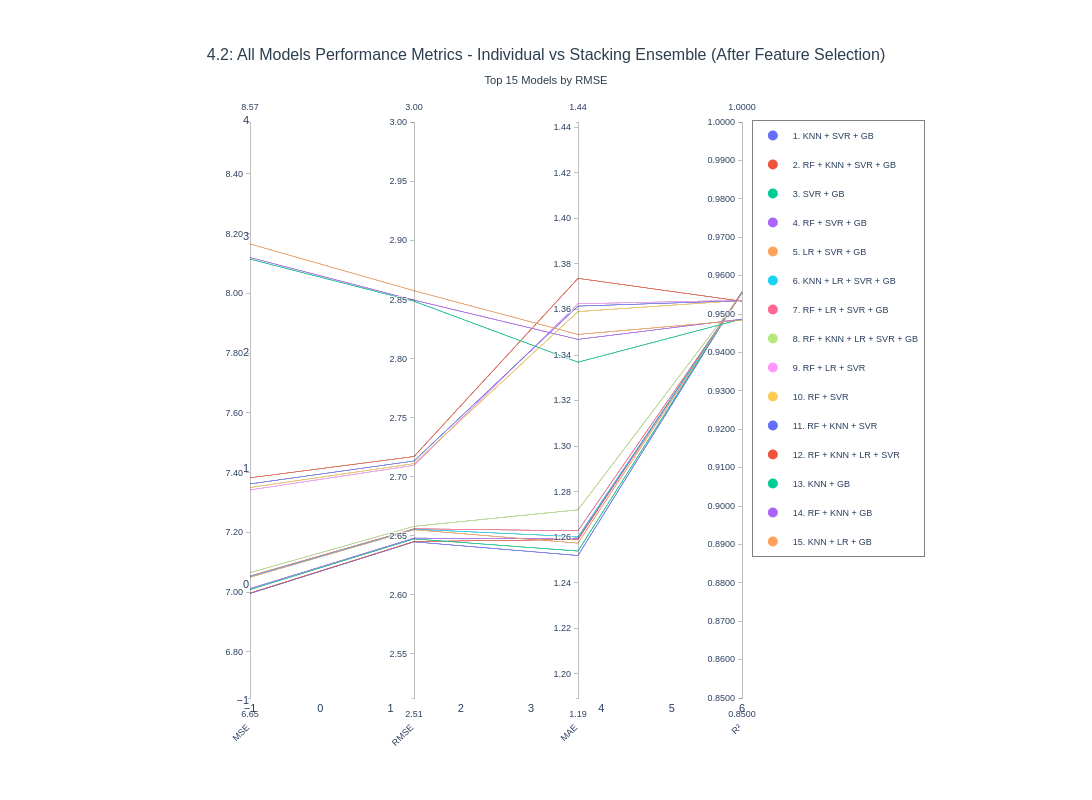

The notebook cell this image was saved under:
### Code cell
fig_all_models_42 = plot_parallel_coordinates_all_models(
    results_df=results_df_retrain,
    y_test=y_test_retrain,
    rf_pred=rf_pred_retrain,
    gb_pred=gb_pred_retrain,
    lr_pred=lr_pred_retrain,
    knn_pred=knn_pred_retrain,
    svr_pred=svr_pred_retrain,
    title="4.2: All Models Performance Metrics - Individual vs Stacking Ensemble (After Feature Selection)"
)

fig_all_models_42.show()

### Figure 1 — Plotly figure (JSON) as saved in the notebook; plotly's stock layout.template omitted (floating-point values rounded to 4 significant figures)
{"data": [{"dimensions": [{"label": "MSE", "range": [6.646, 8.574], "tickformat": ".2f", "values": [6.995, 6.997, 7.009, 7.012, 7.05, 7.052, 7.054, 7.065, 7.342, 7.35, 7.362, 7.383, 8.115, 8.12, 8.166]}, {"label": "RMSE", "range": [2.513, 3.0], "tickformat": ".2f", "values": [2.645, 2.645, 2.647, 2.648, 2.655, 2.656, 2.656, 2.658, 2.71, 2.711, 2.713, 2.717, 2.849, 2.85, 2.858]}, {"label": "MAE", "range": [1.189, 1.442], "tickformat": ".2f", "values": [1.252, 1.259, 1.254, 1.259, 1.257, 1.26, 1.263, 1.272, 1.363, 1.359, 1.362, 1.374, 1.337, 1.347, 1.349]}, {"label": "R²", "range": [0.85, 1], "tickformat": ".4f", "values": [0.9558, 0.9558, 0.9557, 0.9557, 0.9554, 0.9554, 0.9554, 0.9553, 0.9536, 0.9535, 0.9535, 0.9533, 0.9487, 0.9487, 0.9484]}], "labelangle": -45, "labelside": "bottom", "line": {"color": [0, 1, 2, 3, 4, 5, 6, 7, 8, 9, 10, 11, 12, 13, 14], "colorscale": [[0, "#636EFA"], [0.07143, "#EF553B"], [0.1429, "#00CC96"], [0.2143, "#AB63FA"], [0.2857, "#FFA15A"], [0.3571, "#19D3F3"], [0.4286, "#FF6692"], [0.5, "#B6E880"], [0.5714, "#FF97FF"], [0.6429, "#FECB52"], [0.7143, "#636EFA"], [0.7857, "#EF553B"], [0.8571, "#00CC96"], [0.9286, "#AB63FA"], [1, "#FFA15A"]], "showscale": false}, "type": "parcoords"}, {"hovertemplate": "<b>KNN + SVR + GB</b><br>Num Models: 3<br>MSE: 6.9953<br>RMSE: 2.6449<br>MAE: 1.2519<br>R²: 0.9558<br><extra></extra>", "legendgroup": "KNN + SVR + GB", "marker": {"color": "#636EFA", "size": 10}, "mode": "markers", "name": "1. KNN + SVR + GB", "showlegend": true, "type": "scatter", "x": [null], "y": [null]}, {"hovertemplate": "<b>RF + KNN + SVR + GB</b><br>Num Models: 4<br>MSE: 6.9968<br>RMSE: 2.6451<br>MAE: 1.2590<br>R²: 0.9558<br><extra></extra>", "legendgroup": "RF + KNN + SVR + GB", "marker": {"color": "#EF553B", "size": 10}, "mode": "markers", "name": "2. RF + KNN + SVR + GB", "showlegend": true, "type": "scatter", "x": [null], "y": [null]}, {"hovertemplate": "<b>SVR + GB</b><br>Num Models: 2<br>MSE: 7.0085<br>RMSE: 2.6474<br>MAE: 1.2539<br>R²: 0.9557<br><extra></extra>", "legendgroup": "SVR + GB", "marker": {"color": "#00CC96", "size": 10}, "mode": "markers", "name": "3. SVR + GB", "showlegend": true, "type": "scatter", "x": [null], "y": [null]}, {"hovertemplate": "<b>RF + SVR + GB</b><br>Num Models: 3<br>MSE: 7.0119<br>RMSE: 2.6480<br>MAE: 1.2594<br>R²: 0.9557<br><extra></extra>", "legendgroup": "RF + SVR + GB", "marker": {"color": "#AB63FA", "size": 10}, "mode": "markers", "name": "4. RF + SVR + GB", "showlegend": true, "type": "scatter", "x": [null], "y": [null]}, {"hovertemplate": "<b>LR + SVR + GB</b><br>Num Models: 3<br>MSE: 7.0496<br>RMSE: 2.6551<br>MAE: 1.2574<br>R²: 0.9554<br><extra></extra>", "legendgroup": "LR + SVR + GB", "marker": {"color": "#FFA15A", "size": 10}, "mode": "markers", "name": "5. LR + SVR + GB", "showlegend": true, "type": "scatter", "x": [null], "y": [null]}, {"hovertemplate": "<b>KNN + LR + SVR + GB</b><br>Num Models: 4<br>MSE: 7.0518<br>RMSE: 2.6555<br>MAE: 1.2602<br>R²: 0.9554<br><extra></extra>", "legendgroup": "KNN + LR + SVR + GB", "marker": {"color": "#19D3F3", "size": 10}, "mode": "markers", "name": "6. KNN + LR + SVR + GB", "showlegend": true, "type": "scatter", "x": [null], "y": [null]}, {"hovertemplate": "<b>RF + LR + SVR + GB</b><br>Num Models: 4<br>MSE: 7.0540<br>RMSE: 2.6559<br>MAE: 1.2628<br>R²: 0.9554<br><extra></extra>", "legendgroup": "RF + LR + SVR + GB", "marker": {"color": "#FF6692", "size": 10}, "mode": "markers", "name": "7. RF + LR + SVR + GB", "showlegend": true, "type": "scatter", "x": [null], "y": [null]}, {"hovertemplate": "<b>RF + KNN + LR + SVR + GB</b><br>Num Models: 5<br>MSE: 7.0650<br>RMSE: 2.6580<br>MAE: 1.2720<br>R²: 0.9553<br><extra></extra>", "legendgroup": "RF + KNN + LR + SVR + GB", "marker": {"color": "#B6E880", "size": 10}, "mode": "markers", "name": "8. RF + KNN + LR + SVR + GB", "showlegend": true, "type": "scatter", "x": [null], "y": [null]}, {"hovertemplate": "<b>RF + LR + SVR</b><br>Num Models: 3<br>MSE: 7.3422<br>RMSE: 2.7097<br>MAE: 1.3625<br>R²: 0.9536<br><extra></extra>", "legendgroup": "RF + LR + SVR", "marker": {"color": "#FF97FF", "size": 10}, "mode": "markers", "name": "9. RF + LR + SVR", "showlegend": true, "type": "scatter", "x": [null], "y": [null]}, {"hovertemplate": "<b>RF + SVR</b><br>Num Models: 2<br>MSE: 7.3502<br>RMSE: 2.7111<br>MAE: 1.3591<br>R²: 0.9535<br><extra></extra>", "legendgroup": "RF + SVR", "marker": {"color": "#FECB52", "size": 10}, "mode": "markers", "name": "10. RF + SVR", "showlegend": true, "type": "scatter", "x": [null], "y": [null]}, {"hovertemplate": "<b>RF + KNN + SVR</b><br>Num Models: 3<br>MSE: 7.3622<br>RMSE: 2.7133<br>MAE: 1.3615<br>R²: 0.9535<br><extra></extra>", "legendgroup": "RF + KNN + SVR", "marker": {"color": "#636EFA", "size": 10}, "mode": "markers", "name": "11. RF + KNN + SVR", "showlegend": true, "type": "scatter", "x": [null], "y": [null]}, {"hovertemplate": "<b>RF + KNN + LR + SVR</b><br>Num Models: 4<br>MSE: 7.3827<br>RMSE: 2.7171<br>MAE: 1.3737<br>R²: 0.9533<br><extra></extra>", "legendgroup": "RF + KNN + LR + SVR", "marker": {"color": "#EF553B", "size": 10}, "mode": "markers", "name": "12. RF + KNN + LR + SVR", "showlegend": true, "type": "scatter", "x": [null], "y": [null]}, {"hovertemplate": "<b>KNN + GB</b><br>Num Models: 2<br>MSE: 8.1149<br>RMSE: 2.8487<br>MAE: 1.3369<br>R²: 0.9487<br><extra></extra>", "legendgroup": "KNN + GB", "marker": {"color": "#00CC96", "size": 10}, "mode": "markers", "name": "13. KNN + GB", "showlegend": true, "type": "scatter", "x": [null], "y": [null]}, {"hovertemplate": "<b>RF + KNN + GB</b><br>Num Models: 3<br>MSE: 8.1202<br>RMSE: 2.8496<br>MAE: 1.3469<br>R²: 0.9487<br><extra></extra>", "legendgroup": "RF + KNN + GB", "marker": {"color": "#AB63FA", "size": 10}, "mode": "markers", "name": "14. RF + KNN + GB", "showlegend": true, "type": "scatter", "x": [null], "y": [null]}, {"hovertemplate": "<b>KNN + LR + GB</b><br>Num Models: 3<br>MSE: 8.1656<br>RMSE: 2.8575<br>MAE: 1.3490<br>R²: 0.9484<br><extra></extra>", "legendgroup": "KNN + LR + GB", "marker": {"color": "#FFA15A", "size": 10}, "mode": "markers", "name": "15. KNN + LR + GB", "showlegend": true, "type": "scatter", "x": [null], "y": [null]}], "layout": {"font": {"family": "Arial, sans-serif", "size": 11}, "height": 800, "hovermode": "closest", "legend": {"bgcolor": "rgba(255, 255, 255, 0.95)", "bordercolor": "gray", "borderwidth": 1, "font": {"size": 9}, "orientation": "v", "x": 1.02, "xanchor": "left", "y": 1, "yanchor": "top"}, "margin": {"b": 100, "l": 250, "r": 350, "t": 120}, "paper_bgcolor": "white", "plot_bgcolor": "white", "showlegend": true, "title": {"font": {"color": "#2c3e50", "family": "Arial, sans-serif", "size": 16}, "text": "4.2: All Models Performance Metrics - Individual vs Stacking Ensemble (After Feature Selection)<br><sub>Top 15 Models by RMSE</sub>", "x": 0.5, "xanchor": "center"}, "width": 1400, "xaxis": {"showgrid": false}, "yaxis": {"showgrid": false}}}
